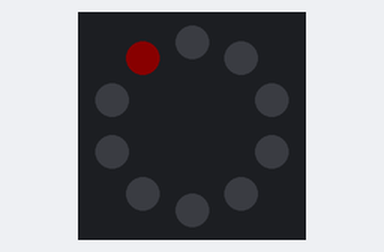
Recording of a program running on a simulated Circuit Playground running CircuitPython. Parts: the board's ring of 10 RGB LEDs (number 0 left of the top, counting anticlockwise). Dim RGB values are drawn brighter than linear; what the program prints to the serial console is not drawn. At 8.3 s the program ends and the board releases its pins; the recording ends there.

Above: at 0.15 s.
At 0.75 s:
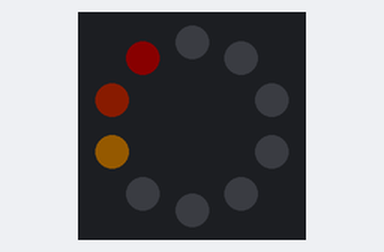
At 1.35 s:
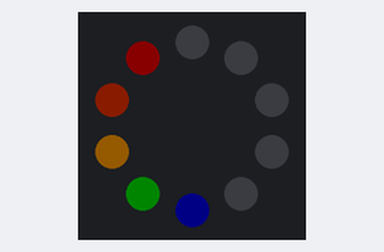
At 1.95 s:
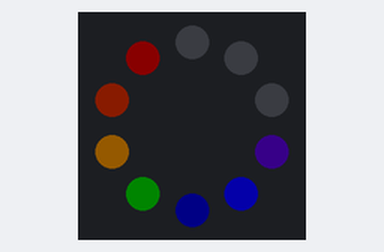
At 2.5 s:
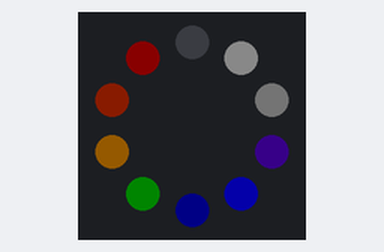
At 8.15 s:
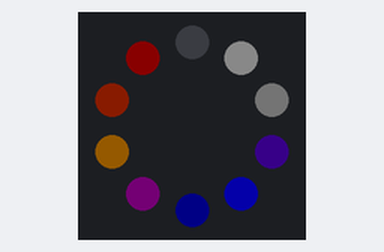

The program:

individ.py
```python
import board
import neopixel
import time

# auto_write=False allows the pixels.show() to update the entire array at once
pixels = neopixel.NeoPixel(board.NEOPIXEL, 10, auto_write=False)
def strobe():
    pixels[0] = (10,  0, 0); # red
    pixels.show(); time.sleep(0.3);
    pixels[1] = (10,  2, 0); # orange
    pixels.show(); time.sleep(0.3);
    pixels[2] = (20, 12, 0); # yellow
    pixels.show(); time.sleep(0.3);
    pixels[3] = ( 0,  8, 0); # green
    pixels.show(); time.sleep(0.3);
    pixels[4] = ( 0, 0,  8); # blue
    pixels.show(); time.sleep(0.3);
    pixels[5] = ( 1, 0, 44); # indigo
    pixels.show(); time.sleep(0.3);
    pixels[6] = ( 4, 0, 10); # violet
    pixels.show(); time.sleep(0.3);
    pixels[7] = ( 1, 1,  1); # grey
    pixels.show(); time.sleep(0.3);
    pixels[8] = (10, 10, 10); # white
    pixels.show(); time.sleep(0.3);
    pixels[9] = (0,  0, 0); # dark
    pixels.show(); time.sleep(0.3);

def noy():
    time.sleep(5.0)
    pixels[3] = (1,0,1)
    pixels.show(); time.sleep(0.3);
    print("Done.")

strobe(); noy();
```

Measured:
- what the display in image 4 shows lasts 5.6 s, from 2.4 s to 8.0 s
